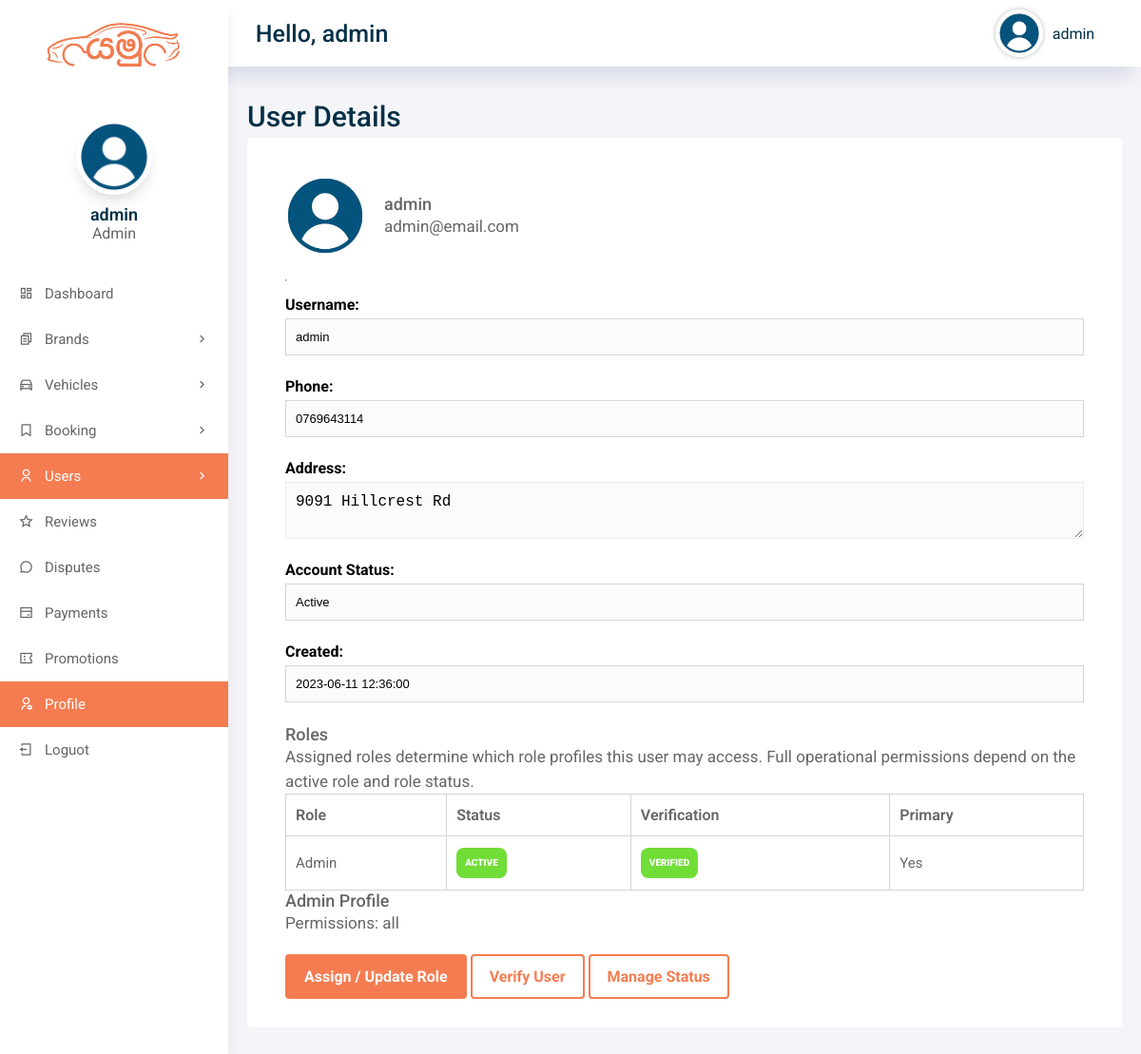
The app's page /admin/user-details.php?user_id=4 (signed in) with its own data.
### tables this page shows
CREATE TABLE IF NOT EXISTS `users` (
  `user_id` int(11) NOT NULL AUTO_INCREMENT,
  `username` varchar(50) DEFAULT NULL,
  `password` varchar(50) DEFAULT NULL,
  `role` enum('admin','staff','driver','customer') NOT NULL DEFAULT 'customer',
  `full_name` varchar(255) DEFAULT NULL,
  `email` varchar(255) DEFAULT NULL,
  `address` longtext,
  `city` varchar(50) DEFAULT NULL,
  `phone` varchar(11) DEFAULT NULL,
  `dob` varchar(50) DEFAULT NULL,
  `license_or_nic` varchar(100) DEFAULT NULL,
  `verification_status` varchar(20) NOT NULL DEFAULT 'verified',
  `bio` longtext,
  `profile_pic` varchar(255) DEFAULT NULL,
  `account_status` varchar(20) NOT NULL DEFAULT 'active',
  `rag_date` datetime DEFAULT NULL,
  `created_at` datetime DEFAULT NULL,
  `updated_at` datetime DEFAULT NULL,
  PRIMARY KEY (`user_id`)
);

CREATE TABLE IF NOT EXISTS `user_roles` (
  `user_role_id` INT(11) NOT NULL AUTO_INCREMENT,
  `user_id` INT(11) NOT NULL,
  `role_key` VARCHAR(20) NOT NULL,
  `role_status` VARCHAR(20) NOT NULL DEFAULT 'active',
  `verification_status` VARCHAR(20) NOT NULL DEFAULT 'verified',
  `is_primary` TINYINT(1) NOT NULL DEFAULT 0,
  `assigned_by_user_id` INT(11) DEFAULT NULL,
  `verified_by_user_id` INT(11) DEFAULT NULL,
  `verified_at` DATETIME DEFAULT NULL,
  `notes` LONGTEXT DEFAULT NULL,
  `created_at` DATETIME DEFAULT CURRENT_TIMESTAMP,
  `updated_at` DATETIME DEFAULT CURRENT_TIMESTAMP ON UPDATE CURRENT_TIMESTAMP,
  PRIMARY KEY (`user_role_id`),
  UNIQUE KEY `uk_user_roles_user_role` (`user_id`, `role_key`),
  KEY `idx_user_roles_role_key` (`role_key`),
  KEY `idx_user_roles_role_status` (`role_status`),
  KEY `idx_user_roles_verification_status` (`verification_status`)
);

CREATE TABLE IF NOT EXISTS `admin_profiles` (
  `admin_profile_id` INT(11) NOT NULL AUTO_INCREMENT,
  `user_id` INT(11) NOT NULL,
  `system_permissions` LONGTEXT DEFAULT NULL,
  `created_at` DATETIME DEFAULT CURRENT_TIMESTAMP,
  `updated_at` DATETIME DEFAULT CURRENT_TIMESTAMP ON UPDATE CURRENT_TIMESTAMP,
  PRIMARY KEY (`admin_profile_id`),
  UNIQUE KEY `uk_admin_profile_user` (`user_id`)
);

### includes/auth.php (called while the page is built, shortened)
<?php
function yamu_e($value)
{
    return htmlspecialchars((string) $value, ENT_QUOTES, 'UTF-8');
}
function yamu_normalize_role($role)
{
    $role = strtolower(trim((string) $role));
    $allowedRoles = ['admin', 'staff', 'driver', 'customer'];
    return in_array($role, $allowedRoles, true) ? $role : 'customer';
}
function yamu_role_label($role)
{
    return ucfirst(yamu_normalize_role($role));
}
function yamu_normalize_account_status($status, $role = 'customer')
{
    $status = strtolower(trim((string) $status));
    $allowedStatuses = ['active', 'pending', 'verified', 'suspended', 'rejected', 'deactivated'];
    return $status;
}
function yamu_normalize_role_status($status, $role = 'customer')
{
    return yamu_normalize_account_status($status, $role);
}
function yamu_normalize_verification_status($status, $role = 'customer')
{
    $status = strtolower(trim((string) $status));
    $allowedStatuses = ['unverified', 'pending', 'approved', 'rejected', 'verified'];
    return $status;
}
function yamu_table_exists($conn, $tableName)
{
    $key = spl_object_hash($conn) . ':' . $tableName;
    $escapedTable = mysqli_real_escape_string($conn, (string) $tableName);
    $result = @mysqli_query($conn, "SHOW TABLES LIKE '{$escapedTable}'");
    $exists = $result instanceof mysqli_result && $result->num_rows > 0;
    return $exists;
}
function yamu_fetch_user_roles($conn, $userId, $fallbackRole = 'customer', $fallbackAccountStatus = 'active', $fallbackVerificationStatus = 'verified')
{
    $assignments = [];
    $userId = (int) $userId;
    if ($conn && $userId > 0 && yamu_table_exists($conn, 'user_roles')) {
        $stmt = $conn->prepare(
            'SELECT role_key, role_status, verification_status, is_primary
             FROM user_roles
             WHERE user_id = ?
             ORDER BY is_primary DESC, created_at ASC'
        );
        if ($stmt) {
            $stmt->bind_param('i', $userId);
            $stmt->execute();
            $result = $stmt->get_result();
            if ($result) {
                while ($row = $result->fetch_assoc()) {
                    $role = yamu_normalize_role($row['role_key'] ?? 'customer');
                    $assignments[$role] = [
                        'role' => $role,
                        'role_status' => yamu_normalize_role_status($row['role_status'] ?? yamu_default_account_status_for_role($role), $role),
                        'verification_status' => yamu_normalize_verification_status($row['verification_status'] ?? yamu_default_verification_status_for_role($role), $role),
                        'is_primary' => (int) ($row['is_primary'] ?? 0) === 1,
                    ];
                }
            }
        }
    }
    if (!empty($assignments)) {
        return $assignments;
    }
    $role = yamu_normalize_role($fallbackRole);
    $assignments[$role] = [
        'role' => $role,
        'role_status' => yamu_normalize_role_status($fallbackAccountStatus, $role),
        'verification_status' => yamu_normalize_verification_status($fallbackVerificationStatus, $role),
        'is_primary' => true,
    ];
    return $assignments;
}
function yamu_badge_class($status)
{
    $status = strtolower(trim((string) $status));
    if (in_array($status, ['active', 'approved', 'verified', 'confirmed', 'completed', 'paid', 'available', 'good', 'visible', 'resolved'], true)) {
        return 'Status-conpleted-badge';
    }
    return 'Status-inactive-badge';
}
function yamu_fetch_user_by_id($conn, $userId)
{
    $stmt = $conn->prepare('SELECT * FROM users WHERE user_id = ? LIMIT 1');
    $stmt->bind_param('i', $userId);
    $stmt->execute();
    $result = $stmt->get_result();
    $row = $result ? $result->fetch_assoc() : null;
    return $row ?: null;
}
function yamu_fetch_role_profile($conn, $userId, $role)
{
    $userId = (int) $userId;
    $role = yamu_normalize_role($role);
    $tableByRole = [
        'customer' => 'customer_profiles',
        'driver' => 'driver_profiles',
        'staff' => 'staff_profiles',
        'admin' => 'admin_profiles',
    ];
    $table = $tableByRole[$role] ?? null;
    if (!$table || !yamu_table_exists($conn, $table)) {
        return null;
    }
    $stmt = $conn->prepare("SELECT * FROM {$table} WHERE user_id = ? LIMIT 1");
    $stmt->bind_param('i', $userId);
    $stmt->execute();
    $result = $stmt->get_result();
    $profile = $result ? $result->fetch_assoc() : null;
    return $profile ?: null;
}

### admin/user-details.php (the view, shortened to what this page needs)
<?php
    require_once __DIR__ . '/../includes/auth.php';
    include 'includes/config.php';
    $userId = (int) ($_GET['user_id'] ?? 0);
    $user = yamu_fetch_user_by_id($conn, $userId);
    $assignments = yamu_fetch_user_roles(
        $conn,
        $userId,
        $user['role'] ?? 'customer',
        $user['account_status'] ?? 'active',
        $user['verification_status'] ?? 'verified'
    );
    $adminProfile = yamu_fetch_role_profile($conn, $userId, 'admin');
?>
<!DOCTYPE html>
<html lang="en">
<head>
    <?php include('includes/header.php'); ?>
</head>
<body>
    <div class="grid-container">
        <?php include('includes/menu.php'); ?>
        <?php include('includes/aside.php'); ?>
        <main class="main">
            <h2>User Details</h2>
            <div class="main-cards">
                <div class="card">
                    <div class="row" style="align-items: center; gap: 20px;">
                        <img src="../assets/images/uploads/avatar/<?php echo yamu_e($user['profile_pic'] ?: 'avatar.png'); ?>" alt="avatar" class="table-avatar" style="width: 84px; height: 84px;">
                        <div>
                            <h3><?php echo yamu_e($user['full_name']); ?></h3>
                            <p><?php echo yamu_e($user['email']); ?></p>
                        </div>
                    </div>
                    <hr>
                    <div class="form-group">
                        <label>Username:</label>
                        <input type="text" value="<?php echo yamu_e($user['username']); ?>" readonly>
                    </div>
                    <div class="form-group">
                        <label>Phone:</label>
                        <input type="text" value="<?php echo yamu_e($user['phone']); ?>" readonly>
                    </div>
                    <div class="form-group">
                        <label>Address:</label>
                        <textarea readonly><?php echo yamu_e($user['address']); ?></textarea>
                    </div>
                    <div class="form-group">
                        <label>Account Status:</label>
                        <input type="text" value="<?php echo yamu_e(ucfirst($user['account_status'])); ?>" readonly>
                    </div>
                    <div class="form-group">
                        <label>Created:</label>
                        <input type="text" value="<?php echo yamu_e($user['created_at'] ?: $user['rag_date']); ?>" readonly>
                    </div>
                    <h3>Roles</h3>
                    <p>Assigned roles determine which role profiles this user may access. Full operational permissions depend on the active role and role status.</p>
                    <table id="table">
                        <thead>
                            <tr>
                                <th>Role</th>
                                <th>Status</th>
                                <th>Verification</th>
                                <th>Primary</th>
                            </tr>
                        </thead>
                        <tbody class="table-body">
                            <?php foreach ($assignments as $roleKey => $assignment) { ?>
                                <tr>
                                    <td><?php echo yamu_e(yamu_role_label($roleKey)); ?></td>
                                    <td><span class="<?php echo yamu_e(yamu_badge_class($assignment['role_status'] ?? 'active')); ?>"><?php echo yamu_e(ucfirst($assignment['role_status'] ?? 'active')); ?></span></td>
                                    <td><span class="<?php echo yamu_e(yamu_badge_class($assignment['verification_status'] ?? 'verified')); ?>"><?php echo yamu_e(ucfirst($assignment['verification_status'] ?? 'verified')); ?></span></td>
                                    <td><?php echo !empty($assignment['is_primary']) ? 'Yes' : 'No'; ?></td>
                                </tr>
                            <?php } ?>
                        </tbody>
                    </table>
                    <?php if (isset($assignments['admin']) && $adminProfile) { ?>
                        <h3>Admin Profile</h3>
                        <p>Permissions: <?php echo yamu_e($adminProfile['system_permissions'] ?? 'all'); ?></p>
                    <?php } ?>
                    <div class="form-submit" style="margin-top: 20px;">
                        <a href="user-roles.php?user_id=<?php echo $userId; ?>" class="btn main-btn">Assign / Update Role</a>
                        <a href="user-verify.php?user_id=<?php echo $userId; ?>" class="btn second-btn">Verify User</a>
                        <a href="user-status.php?user_id=<?php echo $userId; ?>" class="btn second-btn">Manage Status</a>
                    </div>
                </div>
            </div>
        </main>
    </div>
</body>
</html>

### assets/css/style.css (style rules this page uses)
* { margin: 0; padding: 0; box-sizing: border-box; }
a, a:hover { text-decoration: none; color: var(--text-color); }
:root { --primary-color: #F57C51; --secondary-color: #FDE5DC; --text-color: #023047; --text-gray: #666666; --bg-color: #F2F5F7; --primary-font: 'Ubuntu', sans-serif; --secondry-font: 'Roboto', sans-serif; }
html { scroll-behavior: smooth; }
body { font-family: var(--secondry-font); overflow-x: hidden; }
h2 { color: var(--text-color); font-size: 45px; font-weight: 700; line-height: 45px; }
h3 { color: var(--text-gray); font-weight: 500; font-size: 18px; }
p { color: var(--text-gray); font-size: 17px; line-height: 26px; }
.row { display: flex; justify-content: space-between; align-items: center; }
.btn { box-sizing: border-box; padding: 12px 18px; border-radius: 4px; display: inline-block; cursor: pointer; position: relative; transition: 0.3s ease-in-out; font-size: 16px; font-weight: 700; }
.main-btn { background: var(--primary-color); color: #FFF; border: 2px solid var(--primary-color); }
.second-btn { background: transparent; color: var(--primary-color); border: 2px solid var(--primary-color); }
.card { min-width: 200px; height: auto; box-shadow: rgba(149, 157, 165, 0.2) 0px 8px 24px; border-radius: 8px; transition: all .3s; text-align: center; }
.card .row { margin: 10px 0; }
.card hr { color: var(--text-gray); margin: 15px 0; }
footer a, span { color: #FFF; transition: all .3s ease-in-out; }
.form-group { position: relative; width: 100%; margin-bottom: 23px; text-align: left; }
.form-group label { font-size: 16px; font-weight: bold; margin-bottom: 5px; display: block; }
.form-group input, .form-group select, .form-group textarea { display: block; width: 100%; border: 1px solid #ebebeb; padding: 11px 10px; box-sizing: border-box; font-weight: 500; font-size: 16px; background: #FCFBFB; text-align: left; }
table { border-collapse: collapse; background: #FFF; border-radius: 0; overflow: hidden; width: 100%; margin: 30px auto; position: relative; table-layout: auto; }
table thead tr { height: 40px; background: #FFF; }
table thead th { font-size: 16px; font-weight: 600; color: var(--text-gray); line-height: 1.2; }
table tbody tr { height: 50px; font-size: 15px; color: var(--text-gray); line-height: 1.2; font-weight: unset; cursor: pointer }
table th, td { border: 1px solid #dddcdc; padding: 5px; }
.Status-active-badge, .Status-conpleted-badge, .Status-pending-badge, .Status-cancelled-badge, .Status-inactive-badge { display: inline-flex; align-items: center; justify-content: center; font-size: 10px; font-weight: 900; text-transform: uppercase; padding: 8px 9px; min-height: 32px; border-radius: 8px; text-align: center; line-height: 1; text-decoration: none; }
.Status-conpleted-badge { background: #71dd37; color: #FFF; }

### records on screen
users: profile_pic (placeholder picture), full_name "admin", email "admin@email.com", username "admin", phone "0769643114", address "9091 Hillcrest Rd", account_status "Active", created_at "2023-06-11 12:36:00"
user_roles: roleKey "Admin", role_status "ACTIVE", verification_status "VERIFIED", is_primary "Yes"
admin_profiles: system_permissions "all"

### other values on screen
yamu_e($_SESSION['admin']['username']) "admin"
yamu_e($_SESSION['admin']['name']) "admin"
yamu_e($_SESSION['admin']['role'] ?? 'admin') "Admin"
